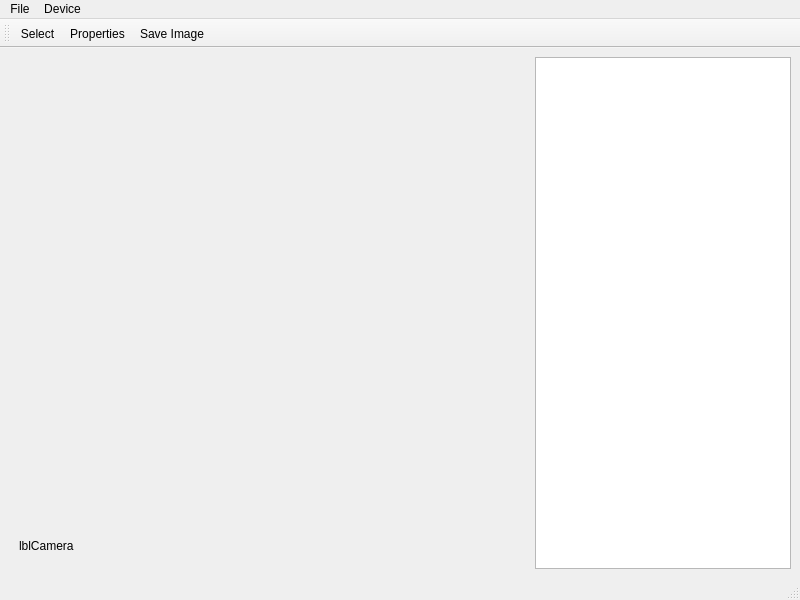
<?xml version="1.0" encoding="UTF-8"?>
<ui version="4.0">
 <class>MainWindow</class>
 <widget class="QMainWindow" name="MainWindow">
  <property name="geometry">
   <rect>
    <x>0</x>
    <y>0</y>
    <width>800</width>
    <height>600</height>
   </rect>
  </property>
  <property name="windowTitle">
   <string>IC Barcode</string>
  </property>
  <property name="windowIcon">
   <iconset resource="mainwindow.qrc">
    <normaloff>:/new/prefix1/images/IC.ico</normaloff>:/new/prefix1/images/IC.ico</iconset>
  </property>
  <property name="styleSheet">
   <string notr="true"/>
  </property>
  <widget class="QWidget" name="centralwidget">
   <property name="sizePolicy">
    <sizepolicy hsizetype="Expanding" vsizetype="Expanding">
     <horstretch>1</horstretch>
     <verstretch>1</verstretch>
    </sizepolicy>
   </property>
   <layout class="QHBoxLayout" name="horizontalLayout">
    <item>
     <widget class="QWidget" name="VideoWidget" native="true">
      <property name="sizePolicy">
       <sizepolicy hsizetype="Expanding" vsizetype="Expanding">
        <horstretch>1</horstretch>
        <verstretch>1</verstretch>
       </sizepolicy>
      </property>
      <property name="minimumSize">
       <size>
        <width>320</width>
        <height>240</height>
       </size>
      </property>
      <property name="autoFillBackground">
       <bool>false</bool>
      </property>
      <widget class="QLabel" name="lblCamera">
       <property name="geometry">
        <rect>
         <x>10</x>
         <y>480</y>
         <width>67</width>
         <height>17</height>
        </rect>
       </property>
       <property name="text">
        <string>lblCamera</string>
       </property>
      </widget>
     </widget>
    </item>
    <item>
     <widget class="QTextEdit" name="txtFoundBarcodes"/>
    </item>
   </layout>
  </widget>
  <widget class="QMenuBar" name="menubar">
   <property name="geometry">
    <rect>
     <x>0</x>
     <y>0</y>
     <width>800</width>
     <height>22</height>
    </rect>
   </property>
   <widget class="QMenu" name="menuFile">
    <property name="title">
     <string>File</string>
    </property>
    <addaction name="actionLoad_Configuration"/>
    <addaction name="actionSave_Configuration"/>
    <addaction name="actionExit"/>
   </widget>
   <widget class="QMenu" name="menuDevice">
    <property name="title">
     <string>Device</string>
    </property>
    <addaction name="actionSelect"/>
    <addaction name="actionProperties"/>
    <addaction name="actionSave_Image"/>
   </widget>
   <addaction name="menuFile"/>
   <addaction name="menuDevice"/>
  </widget>
  <widget class="QToolBar" name="toolBar">
   <property name="windowTitle">
    <string>toolBar</string>
   </property>
   <property name="iconSize">
    <size>
     <width>16</width>
     <height>16</height>
    </size>
   </property>
   <attribute name="toolBarArea">
    <enum>TopToolBarArea</enum>
   </attribute>
   <attribute name="toolBarBreak">
    <bool>false</bool>
   </attribute>
   <addaction name="actionSelect"/>
   <addaction name="actionProperties"/>
   <addaction name="actionSave_Image"/>
  </widget>
  <widget class="QStatusBar" name="statusBar">
   <property name="sizeGripEnabled">
    <bool>true</bool>
   </property>
  </widget>
  <action name="actionFile">
   <property name="text">
    <string>File</string>
   </property>
  </action>
  <action name="actionExit">
   <property name="text">
    <string>Exit</string>
   </property>
   <property name="toolTip">
    <string>Exit Program</string>
   </property>
  </action>
  <action name="actionSelect">
   <property name="icon">
    <iconset resource="mainwindow.qrc">
     <normaloff>:/new/prefix1/images/camera.png</normaloff>:/new/prefix1/images/camera.png</iconset>
   </property>
   <property name="text">
    <string>Select</string>
   </property>
  </action>
  <action name="actionProperties">
   <property name="icon">
    <iconset resource="mainwindow.qrc">
     <normaloff>:/new/prefix1/images/IMGSET.png</normaloff>:/new/prefix1/images/IMGSET.png</iconset>
   </property>
   <property name="text">
    <string>Properties</string>
   </property>
  </action>
  <action name="actionLoad_Configuration">
   <property name="text">
    <string>Load Configuration</string>
   </property>
  </action>
  <action name="actionSave_Configuration">
   <property name="text">
    <string>Save Configuration</string>
   </property>
  </action>
  <action name="actionSave_Image">
   <property name="icon">
    <iconset resource="mainwindow.qrc">
     <normaloff>:/new/prefix1/images/photo.bmp</normaloff>:/new/prefix1/images/photo.bmp</iconset>
   </property>
   <property name="text">
    <string>Save Image</string>
   </property>
  </action>
 </widget>
 <resources>
  <include location="mainwindow.qrc"/>
 </resources>
 <connections/>
</ui>
